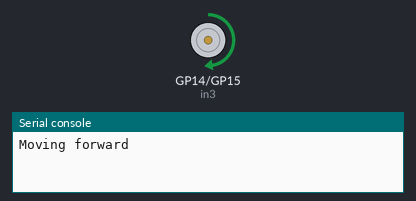
Recording of a program running on a simulated Raspberry Pi Pico running MicroPython. On the bench: motor-driver pin pairs drawn as motors (green arrow = first pin HIGH = forward, orange = second pin HIGH = backward, longer = more drive, scaled by the enable pin), the last lines printed to the serial console.

Above: at 1.0 s.
At 5.0 s:
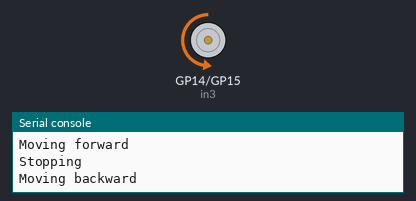
At 7.0 s:
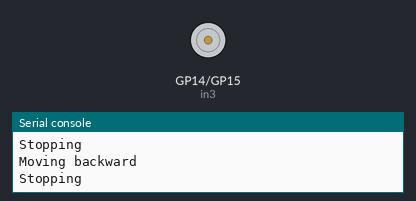
Timing chart, 0 to 10.4 s (numbered marks = the images above):
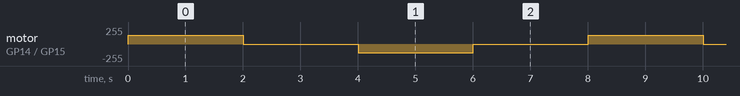

Measured:
- by itself, motor on GP14 (in3) / GP15 (in4): repeats every 8.0 s: stopped 2.0 s, backward 128/255 2.0 s, stopped 2.0 s, forward 128/255 2.0 s

The program:

pico_w_l298n_motor.py
```python
# Configures Pico W GPIO and PWM to drive a DC motor via the L298N, providing functions to move forward, backward, and stop, and runs a simple test loop toggling direction and stopping.
#
# Full tutorial: https://shillehtek.com/blogs/news/pico-w-l298n-control-dc-motor-speed
# Parts used: https://shillehtek.com/products/shillehtek-l298n-motor-driver-controller-board
#             https://shillehtek.com/products/shillehtek-120pcs-multicolored-dupont-wire
#             https://shillehtek.com/products/shillehtek-830-point-breadboard-for-arduino-raspberry-pi-esp32-and-other-microcontrollers
# More examples: https://github.com/shillehbean/shillehtek-examples
#

from machine import Pin, PWM
from time import sleep

# Motor pins
in3 = Pin(14, Pin.OUT)  # IN3 connected to GPIO 14
in4 = Pin(15, Pin.OUT)  # IN4 connected to GPIO 15
enb = PWM(Pin(13))      # ENB connected to GPIO 13 for PWM control
enb.freq(1000)          # Set PWM frequency to 1 kHz

# Motor functions
def motor_forward(speed):
    in3.high()          # Set IN3 high
    in4.low()           # Set IN4 low
    enb.duty_u16(speed) # Set motor speed (0-65535 for duty cycle)

def motor_backward(speed):
    in3.low()           # Set IN3 low
    in4.high()          # Set IN4 high
    enb.duty_u16(speed) # Set motor speed (0-65535 for duty cycle)

def motor_stop():
    in3.low()           # Stop motor
    in4.low()           # Stop motor
    enb.duty_u16(0)     # Disable motor (set PWM duty cycle to 0)

# Main loop to test motor
try:
    while True:
        print("Moving forward")
        motor_forward(32768)  # Set speed to 50% (PWM value)
        sleep(2)

        print("Stopping")
        motor_stop()
        sleep(2)

        print("Moving backward")
        motor_backward(32768)  # Set speed to 50% (PWM value)
        sleep(2)

        print("Stopping")
        motor_stop()
        sleep(2)
except KeyboardInterrupt:
    motor_stop()
    print("Program stopped")
```
